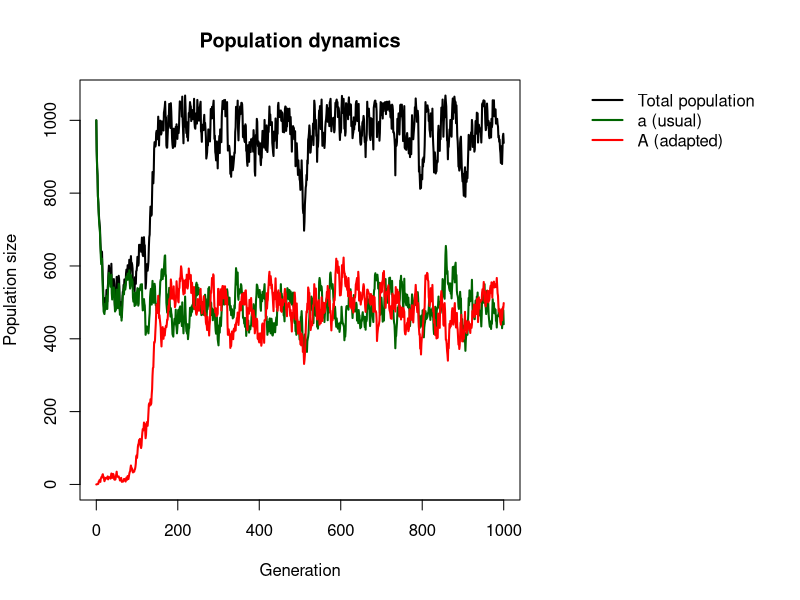
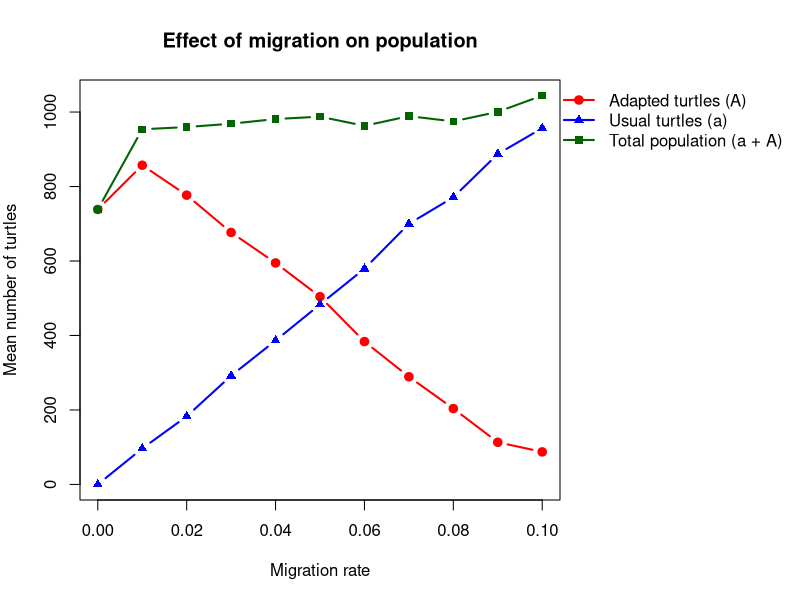

These figures' R source, in order:
## ---- chunk 1
# ==== FUNCTION 1: SIMULATE ONE GENERATION

# The model includes two turtle types:
# a = usual turtles, which are affected by warming
# A = adapted turtles, which have a relative growth advantage

simulate_one_gen <- function(N_a, N_A, decay_rate, sel_coeff,
                             mut_rate, mig_rate, N_source_a,
                             carrying_capacity = 1000) {

# STEP 1: Generate offspring for each turtle type

# For type a, the expected number of offspring is reduced
# by the warming-related decay rate.
  offsp_a <- rpois(1, N_a * (1 - decay_rate))

# For type A, offspring production depends on its current population, its selection advantage, warming and how close the total population is to carrying capacity.
  offsp_A <- rpois(
    1,
    N_A + N_A * (sel_coeff - decay_rate) *
      (1 - (N_a + N_A) / carrying_capacity)
  )

# Calculate the total number of offspring of both types.
  offsp_total <- offsp_A + offsp_a

# If the total exceeds carrying capacity, randomly retain individuals until the population is within the limit.
  if (offsp_total > carrying_capacity) {
    offsp_a <- rbinom(
      1,
      carrying_capacity,
      offsp_a / offsp_total
    )

# The remaining individuals belong to type A.
    offsp_A <- carrying_capacity - offsp_a
  }

# STEP 2: Simulate mutation from type a to type A

# The expected number of mutations depends on the number of type-a offspring and the mutation rate.
  mut_a_to_A <- rpois(1, offsp_a * mut_rate)

# A cannot have more new mutants than there are a offspring.
  mut_a_to_A <- min(mut_a_to_A, offsp_a)

# STEP 3: Simulate immigration from the source beach

# The number of immigrants is determined by the source population size and the migration rate.
# In this model, immigrants are type a, not type A.
  mig_a <- rpois(1, N_source_a * mig_rate)

# STEP 4: Calculate the population sizes in the next generation

# Type a loses individuals through mutation but gains individuals through immigration.
  N_a_new <- offsp_a - mut_a_to_A + mig_a

# Type A gains the individuals that mutated from type a.
# Existing type-A offspring remain part of this population.
  N_A_new <- offsp_A + mut_a_to_A

# Return the updated populations for the next generation.
  return(c(
    N_a = N_a_new,
    N_A = N_A_new
  ))
}

## ---- chunk 2
# FUNCTION 2: SIMULATE THE POPULATION

# This function simulates how the populations of type a and type A change over several generations.

# It uses simulate_one_gen() to calculate the population in the next generation and saves the results at every step.

simulate_pop <- function(N_init_a, N_init_A, decay_rate, sel_coeff,
                         mut_rate, mig_rate, N_source_a, t_max,
                         carrying_capacity = 1000) {

# Store the initial population.
# The simulation starts with N_init_a usual turtles and N_init_A adapted turtles.
  pop_vector <- c(N_init_a, N_init_A)

# Store the current population.
# This vector is updated at every generation.
  pop_new <- c(N_init_a, N_init_A)

# Run the simulation for t_max generations.
# seq_len(t_max) produces the numbers from 1 to t_max.
  for (i in seq_len(t_max)) {

# Simulate the next generation using Function 1.
# pop_new[1] is the current number of a turtles.
# pop_new[2] is the current number of A turtles.
# The other describe warming, selection, mutation, migration and carrying capacity.
    pop_new <- simulate_one_gen(
      pop_new[1], pop_new[2],
      decay_rate, sel_coeff, mut_rate,
      mig_rate, N_source_a, carrying_capacity
    )

# Add the newly calculated population as a new row.
# This stores the population sizes for every generation, rather than keeping only the final result.
    pop_vector <- rbind(pop_vector, pop_new)
  }

# Label the rows with their generation numbers.
# The first row is generation 0, which contains the initial population. The last row corresponds to generation t_max.
  rownames(pop_vector) <- 0:(nrow(pop_vector) - 1)

# Name the two columns according to the turtle types.
# Generations remain row names; they are not a population column.
  colnames(pop_vector) <- c("a", "A")

# Return the complete population trajectory.
# The result contains two columns (a and A) and one row for the initial population and every simulated generation.
  return(pop_vector)
}


# MODEL PARAMETERS

# Set the number of generations to simulate.
# The model will calculate generations 1 to 1000 after
# starting with the initial population at generation 0.
max_gen <- 1000


# PLOT 1: GENERATION VS POPULATION SIZE

# Run the population simulation with the chosen parameters.
output <- simulate_pop(
  N_init_a = 1000,          # Initial number of usual turtles
  N_init_A = 0,             # Initially, there are no adapted turtles
  decay_rate = 0.1,         # Negative effect of warming
  sel_coeff = 0.2,          # Relative growth advantage of type A
  mut_rate = 0.001,         # Mutation rate from a to A
  mig_rate = 0.05,          # Migration rate from the source beach
  N_source_a = 1000,        # Number of turtles in the source population
  t_max = max_gen,          # Number of generations to simulate
  carrying_capacity = 1000  # Maximum population size for the offspring step
)

# Create a separate display table.
# The row names from output are shown in a column named Generations.
# This does not change the original output matrix.
output_table <- data.frame(
  Generations = as.integer(rownames(output)),
  a = output[, "a"],
  A = output[, "A"]
)

# Print the last six generations, including generation 1000.
print(tail(output_table), row.names = FALSE)


# GENERATION NUMBERS FOR PLOT 1

# Create the generation numbers for the x-axis.
# There are 1001 population records, from generation 0 to 1000.
x_range <- 0:(nrow(output) - 1)

## ---- chunk 3
# Leave space on the right for the legend
par(mar = c(5, 4, 4, 14), xpd = NA)

# Total population
plot(
  x_range, rowSums(output),
  type = "l",
  col = "black",
  lwd = 2,
  ylim = c(0, max(rowSums(output))),
  xlab = "Generation",
  ylab = "Population size",
  main = "Population dynamics"
)

# Type a and type A
lines(x_range, output[, "a"], col = "darkgreen", lwd = 2)
lines(x_range, output[, "A"], col = "red", lwd = 2)

# Legend OUTSIDE the plot, on the right
legend(
  "topright",
  inset = c(-0.55, 0),
  legend = c("Total population", "a (usual)", "A (adapted)"),
  col = c("black", "darkgreen", "red"),
  lty = 1,
  lwd = 2,
  bty = "n",
  xpd = NA
)

# Restore the standard margins
par(mar = c(5, 4, 4, 2), xpd = FALSE)

## ---- chunk 4
# PLOTS 2: EFFECT OF MIGRATION

# Migration rates to compare
migration_rates <- seq(0, 0.10, by = 0.01)

# Repeat simulations to account for random variation
n_replicates <- 30

# Store the mean results for each migration rate
adapted_A <- numeric(length(migration_rates))
mig_a <- 1000 * migration_rates # Expected number of migrating turtles per generation
population_size <- numeric(length(migration_rates))


for (j in seq_along(migration_rates)) {

  # Store the final results of repeated simulations
  results <- matrix(NA_real_, nrow = n_replicates, ncol = 3)

  for (rep in seq_len(n_replicates)) {

    sim <- simulate_pop(
      N_init_a = 1000,
      N_init_A = 0,
      decay_rate = 0.1,
      sel_coeff = 0.2,
      mut_rate = 0.001,
      mig_rate = migration_rates[j],
      N_source_a = 1000,
      t_max = max_gen,
      carrying_capacity = 1000
    )

# Number of A and a turtles at the final generation
    results[rep, 1] <- sim[nrow(sim), "A"]
    
    results[rep, 2] <- sim[nrow(sim), "a"]
    
# Total population at the final generation
    results[rep, 3] <- sum(sim[nrow(sim), ])
  }

# Calculate the mean across replicate simulations
  adapted_A[j] <- mean(results[, 1])
  mig_a [j] <- mean(results[, 2])
  population_size[j] <- mean(results[, 3])
}

# PLOT 2: MIGRATION VS POPULATION TYPES AND TOTAL POPULATION

# Leave space on the right for the legend
par(mar = c(5, 4, 4, 12), xpd = NA)

matplot(
  migration_rates,
  cbind(adapted_A, mig_a, population_size),
  type = "b", # Show points connected by lines
  pch = c(19, 17, 15),   # Use filled circle points
  col = c("red", "blue", "darkgreen"),
  lty = 1,
  lwd = 2,  # Set line width
  ylim = range(c(adapted_A, mig_a, population_size)),
  xlab = "Migration rate",
  ylab = "Mean number of turtles",
  main = "Effect of migration on population"
)

legend(
  "topright",
  inset = c(-0.48, 0),
  legend = c("Adapted turtles (A)", "Usual turtles (a)", "Total population (a + A)"),
  col = c("red", "blue", "darkgreen"),
  pch = c(19, 17, 15),
  lty = 1,
  lwd = 2,
  bty = "n",
  xpd = NA
)

# Restore the standard plotting margins, leave space on the right for the legend, if needed.
par(mar = c(5, 4, 4, 2), xpd = FALSE)

## ---- chunk 5
# Calculate Frequencies
# Calculate the total local population at each generation
N_total <- output[, "a"] + output[, "A"]

# Calculate the frequency of type a
freq_a <- ifelse(
  N_total > 0,
  output[, "a"] / N_total,
  NA
)

# Calculate the frequency of type A
freq_A <- ifelse(
  N_total > 0,
  output[, "A"] / N_total,
  NA
)

# Store the results in a data frame
frequency_output <- data.frame(
  Generations = 0:(nrow(output) - 1),
  N_total = N_total,
  freq_a = freq_a,
  freq_A = freq_A
)

# Display the frequency results
print(frequency_output)
